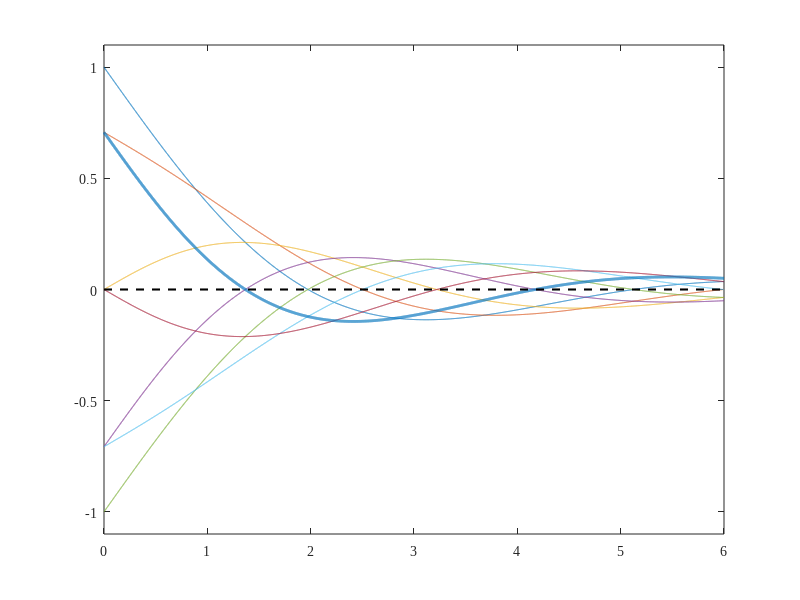

Write MATLAB code to recreate this figure. (Note: this script raises an error after producing the figure.)
% Figure_414_EHD.m
% script to plot solutions to elastohydrodynamic problem for infinite
% length filament

clear all
close all

C8=cos(pi/8);
S8=sin(pi/8);

chimax=6;

chi=0:0.001:chimax;

tau=0;
func1=0.5*(exp(-C8*chi).*cos(tau+S8*chi)+exp(-S8*chi).*cos(tau-C8*chi));

tau=pi/4;
func2=0.5*(exp(-C8*chi).*cos(tau+S8*chi)+exp(-S8*chi).*cos(tau-C8*chi));

tau=pi/2;
func3=0.5*(exp(-C8*chi).*cos(tau+S8*chi)+exp(-S8*chi).*cos(tau-C8*chi));

tau=3*pi/4;
func4=0.5*(exp(-C8*chi).*cos(tau+S8*chi)+exp(-S8*chi).*cos(tau-C8*chi));

tau=pi;
func5=0.5*(exp(-C8*chi).*cos(tau+S8*chi)+exp(-S8*chi).*cos(tau-C8*chi));

tau=5*pi/4;
func6=0.5*(exp(-C8*chi).*cos(tau+S8*chi)+exp(-S8*chi).*cos(tau-C8*chi));

tau=3*pi/2;
func7=0.5*(exp(-C8*chi).*cos(tau+S8*chi)+exp(-S8*chi).*cos(tau-C8*chi));

tau=7*pi/4;
func8=0.5*(exp(-C8*chi).*cos(tau+S8*chi)+exp(-S8*chi).*cos(tau-C8*chi));

t=figure; 

hold on
box on;

xlim([0 chimax]);
ylim([-1.1 1.1]);

plot(chi,func1,chi,func2,chi,func3,chi,func4,chi,func5,chi,func6,chi,func7,chi,func8,'Linewidth',2);
plot([0 chimax],[0 0],'--k','LineWidth',1.5);
ax=gca;
set(gca, 'FontName', 'Times New Roman');
ax.LineWidth=1.1;
ax.XAxis.FontSize = 15;
ax.YAxis.FontSize = 15;
ax.TickLabelInterpreter = 'latex';
ax.LabelFontSizeMultiplier = 1.15;
xticks([0 1 2 3 4 5 6]);
xticklabels({'0','','2','','4','','6'});
yticks([-1 -0.5 0 0.5 1]);
yticklabels({'-1','','0','','1'});
xlabel('$\chi$','interpreter','latex','FontSize',17);
ylabel('$h_{\infty}/h_0$','interpreter','latex','FontSize',17);

pause;
% exportgraphics(t,'Figure_EHDinfinity.png','BackgroundColor','none');
exportgraphics(t,'Figure_EHDinfinity.pdf','BackgroundColor','none');
hold off
close;

